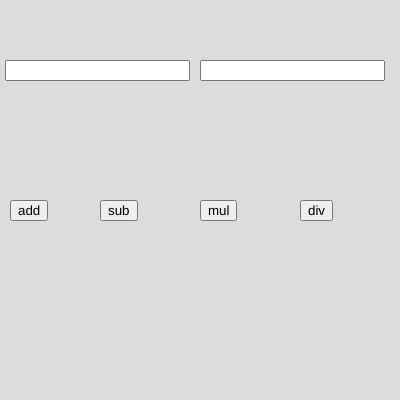
Frame 1 (no input)
Frame 60 (no input): identical to frame 1, image omitted
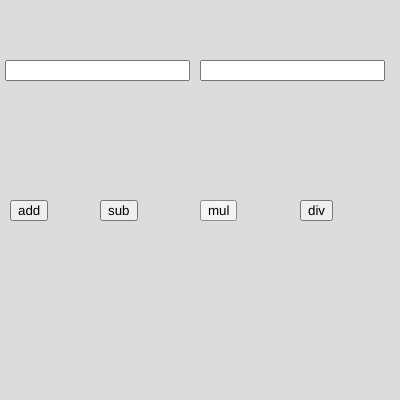
Frame 120 (the mouse pressed at the canvas centre since frame 60)

The p5.js sketch that drew these frames (run headless with seeded random() and noise() and a simulated clock; from frame 60 on, the mouse is pressed at the canvas centre):

// p5.js sketch
// ── sketch.js
var n1,n2,num1,num2;
var b1,b2,b3,b4;
function setup() {
  createCanvas(400, 400);
  n1= createInput();
  n1.position(5,60);
  n2= createInput();
  n2.position(200,60);

  b1 = createButton("add");
  b1.position(10,200);
  b1.mousePressed(add);
  
  b2 = createButton("sub");
  b2.position(100,200);
  b2.mousePressed(sub);

  b3 = createButton("mul");
  b3.position(200,200);
  b3.mousePressed(mul);
  
  b4 = createButton("div");
  b4.position(300,200);
  b4.mousePressed(div);
}

function draw() {
  background(220);
  num1 = parseInt(n1.value());
  num2 = parseInt(n2.value());


}

function add() {
  console.log(num1+num2);
}

function sub() {
  console.log(num1-num2);
}

function mul() {
  console.log(num1*num2);
}

function div() {
  console.log(num1/num2);
}
